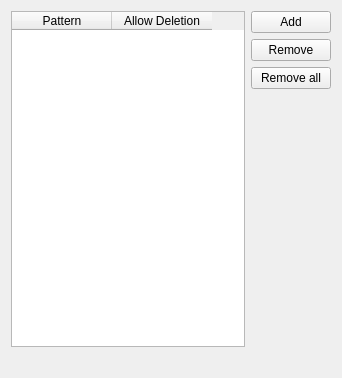
<?xml version="1.0" encoding="UTF-8"?>
<ui version="4.0">
 <class>OCC::IgnoreListTableWidget</class>
 <widget class="QWidget" name="OCC::IgnoreListTableWidget">
  <property name="geometry">
   <rect>
    <x>0</x>
    <y>0</y>
    <width>342</width>
    <height>378</height>
   </rect>
  </property>
  <property name="windowTitle">
   <string>IgnoreListTableWidget</string>
  </property>
  <layout class="QGridLayout" name="gridLayout_2">
   <item row="0" column="0" rowspan="4">
    <widget class="QTableWidget" name="tableWidget">
     <property name="enabled">
      <bool>true</bool>
     </property>
     <property name="selectionMode">
      <enum>QAbstractItemView::SingleSelection</enum>
     </property>
     <property name="selectionBehavior">
      <enum>QAbstractItemView::SelectRows</enum>
     </property>
     <property name="columnCount">
      <number>2</number>
     </property>
     <column>
      <property name="text">
       <string>Pattern</string>
      </property>
     </column>
     <column>
      <property name="text">
       <string>Allow Deletion</string>
      </property>
     </column>
    </widget>
   </item>
   <item row="0" column="1">
    <widget class="QPushButton" name="addPushButton">
     <property name="enabled">
      <bool>true</bool>
     </property>
     <property name="text">
      <string>Add</string>
     </property>
    </widget>
   </item>
   <item row="1" column="1">
    <widget class="QPushButton" name="removePushButton">
     <property name="enabled">
      <bool>true</bool>
     </property>
     <property name="text">
      <string>Remove</string>
     </property>
    </widget>
   </item>
   <item row="2" column="1">
    <widget class="QPushButton" name="removeAllPushButton">
     <property name="text">
      <string>Remove all</string>
     </property>
    </widget>
   </item>
   <item row="3" column="1">
    <spacer name="verticalSpacer">
     <property name="enabled">
      <bool>true</bool>
     </property>
     <property name="orientation">
      <enum>Qt::Vertical</enum>
     </property>
     <property name="sizeHint" stdset="0">
      <size>
       <width>20</width>
       <height>322</height>
      </size>
     </property>
    </spacer>
   </item>
   <item row="4" column="0" colspan="2">
    <widget class="QLabel" name="descriptionLabel">
     <property name="enabled">
      <bool>true</bool>
     </property>
     <property name="sizePolicy">
      <sizepolicy hsizetype="Preferred" vsizetype="Fixed">
       <horstretch>0</horstretch>
       <verstretch>0</verstretch>
      </sizepolicy>
     </property>
     <property name="text">
      <string/>
     </property>
     <property name="textFormat">
      <enum>Qt::PlainText</enum>
     </property>
     <property name="wordWrap">
      <bool>true</bool>
     </property>
    </widget>
   </item>
  </layout>
 </widget>
 <resources/>
 <connections/>
</ui>
